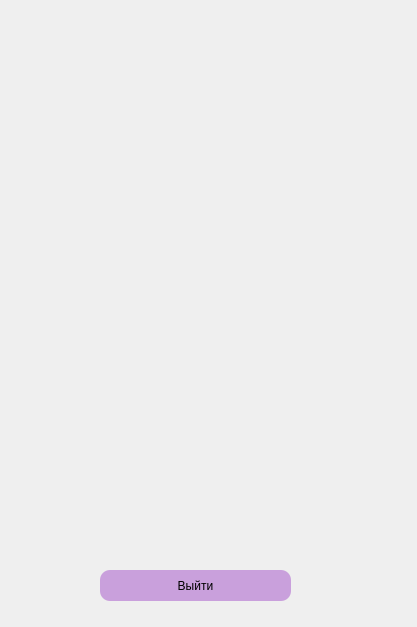
<?xml version="1.0" encoding="UTF-8"?>
<ui version="4.0">
 <class>Menu</class>
 <widget class="QWidget" name="Menu">
  <property name="geometry">
   <rect>
    <x>0</x>
    <y>0</y>
    <width>417</width>
    <height>627</height>
   </rect>
  </property>
  <property name="windowTitle">
   <string>Menu</string>
  </property>
  <widget class="QLabel" name="label_1">
   <property name="geometry">
    <rect>
     <x>40</x>
     <y>70</y>
     <width>150</width>
     <height>150</height>
    </rect>
   </property>
   <property name="text">
    <string/>
   </property>
  </widget>
  <widget class="QLabel" name="label_2">
   <property name="geometry">
    <rect>
     <x>260</x>
     <y>60</y>
     <width>150</width>
     <height>150</height>
    </rect>
   </property>
   <property name="text">
    <string/>
   </property>
  </widget>
  <widget class="QLabel" name="label_3">
   <property name="geometry">
    <rect>
     <x>20</x>
     <y>300</y>
     <width>150</width>
     <height>150</height>
    </rect>
   </property>
   <property name="text">
    <string/>
   </property>
  </widget>
  <widget class="QLabel" name="label_4">
   <property name="geometry">
    <rect>
     <x>230</x>
     <y>300</y>
     <width>150</width>
     <height>150</height>
    </rect>
   </property>
   <property name="text">
    <string/>
   </property>
  </widget>
  <widget class="QLabel" name="text1">
   <property name="geometry">
    <rect>
     <x>30</x>
     <y>250</y>
     <width>171</width>
     <height>21</height>
    </rect>
   </property>
   <property name="text">
    <string/>
   </property>
  </widget>
  <widget class="QLabel" name="text2">
   <property name="geometry">
    <rect>
     <x>220</x>
     <y>250</y>
     <width>171</width>
     <height>21</height>
    </rect>
   </property>
   <property name="text">
    <string/>
   </property>
  </widget>
  <widget class="QLabel" name="text3">
   <property name="geometry">
    <rect>
     <x>20</x>
     <y>460</y>
     <width>171</width>
     <height>21</height>
    </rect>
   </property>
   <property name="text">
    <string/>
   </property>
  </widget>
  <widget class="QLabel" name="text4">
   <property name="geometry">
    <rect>
     <x>230</x>
     <y>460</y>
     <width>171</width>
     <height>21</height>
    </rect>
   </property>
   <property name="text">
    <string/>
   </property>
  </widget>
  <widget class="QLabel" name="text5">
   <property name="geometry">
    <rect>
     <x>250</x>
     <y>480</y>
     <width>141</width>
     <height>21</height>
    </rect>
   </property>
   <property name="text">
    <string/>
   </property>
  </widget>
  <widget class="QPushButton" name="exit">
   <property name="geometry">
    <rect>
     <x>100</x>
     <y>570</y>
     <width>191</width>
     <height>31</height>
    </rect>
   </property>
   <property name="styleSheet">
    <string notr="true">QPushButton {
    border-radius:  10px;
    background-color:  rgb(201, 160, 220);
}
</string>
   </property>
   <property name="text">
    <string>Выйти</string>
   </property>
  </widget>
 </widget>
 <resources/>
 <connections/>
</ui>
